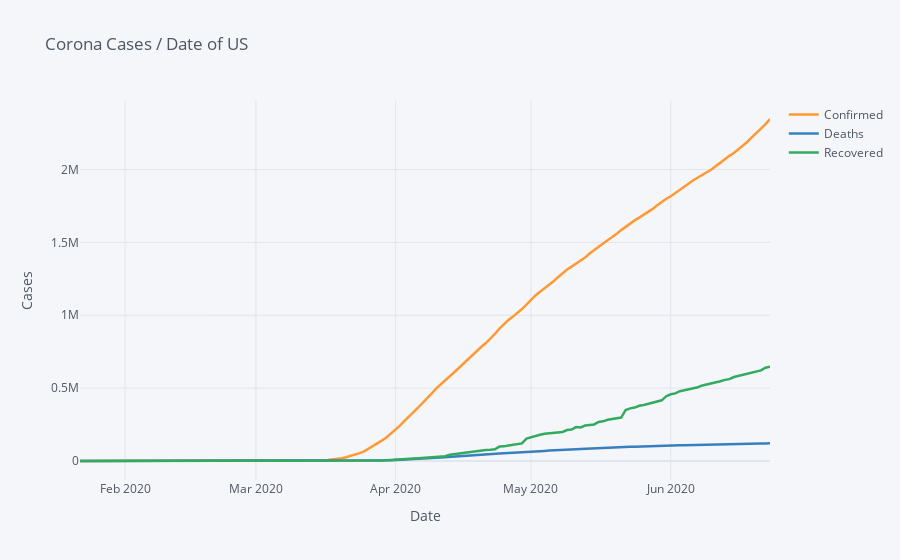

Notebook cell for this chart:
### Code cell
us[['Date','Confirmed','Deaths','Recovered']].iplot(x= 'Date',width = 2.5,title = 'Corona Cases / Date of US',xTitle = 'Date',yTitle='Cases')

### Figure 1 — Plotly figure (JSON) as saved in the notebook; plotly's stock layout.template omitted (floating-point values rounded to 4 significant figures; data arrays with more than 128 entries replaced by an {"elided": "..."} marker saying what was removed)
{"data": [{"line": {"color": "rgba(255, 153, 51, 1.0)", "dash": "solid", "shape": "linear", "width": 2.5}, "mode": "lines", "name": "Confirmed", "text": "", "type": "scatter", "x": {"elided": "154 str values"}, "y": {"elided": "154 int values"}}, {"line": {"color": "rgba(55, 128, 191, 1.0)", "dash": "solid", "shape": "linear", "width": 2.5}, "mode": "lines", "name": "Deaths", "text": "", "type": "scatter", "x": {"elided": "154 str values"}, "y": {"elided": "154 int values"}}, {"line": {"color": "rgba(50, 171, 96, 1.0)", "dash": "solid", "shape": "linear", "width": 2.5}, "mode": "lines", "name": "Recovered", "text": "", "type": "scatter", "x": {"elided": "154 str values"}, "y": {"elided": "154 int values"}}], "layout": {"legend": {"bgcolor": "#F5F6F9", "font": {"color": "#4D5663"}}, "paper_bgcolor": "#F5F6F9", "plot_bgcolor": "#F5F6F9", "title": {"font": {"color": "#4D5663"}, "text": "Corona Cases / Date of US"}, "xaxis": {"gridcolor": "#E1E5ED", "showgrid": true, "tickfont": {"color": "#4D5663"}, "title": {"font": {"color": "#4D5663"}, "text": "Date"}, "zerolinecolor": "#E1E5ED"}, "yaxis": {"gridcolor": "#E1E5ED", "showgrid": true, "tickfont": {"color": "#4D5663"}, "title": {"font": {"color": "#4D5663"}, "text": "Cases"}, "zerolinecolor": "#E1E5ED"}}}
